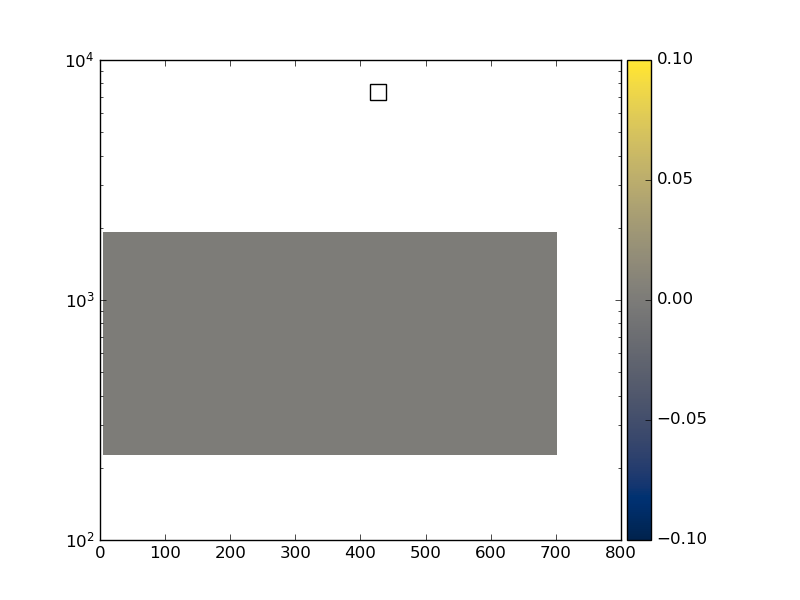

Reproduce this figure in Python.
#! /usr/bin/env python

# This Python script was auto-generated using YODA v2.0.1.
# Analysis object: /WbWb_dilepton/minimaxmbl_mT_bb4l
# Timestamp: 27-02-2025 (11:02:16)

import matplotlib as mpl
import matplotlib.pyplot as plt
mpl.use('Agg') # comment out for interactive use
import os
import numpy as np

plotDir = os.path.split(os.path.realpath(__file__))[0]
if 'YODA_USER_PLOT_PATH' in globals():
    plot_outdir = globals()['YODA_USER_PLOT_PATH']
else:
    plot_outdir = plotDir

#plot style
plt.style.use(os.path.join(plotDir, '../default.mplstyle'))

plt.rcParams['text.usetex'] = False
plt.style.use(['classic'])
plt.rc('font', family='DejaVu Sans')
# plot metadata
figW, figH = plt.rcParams['figure.figsize']
ax_xLabel = r''
ax_yLabel = r''
ax_zLabel = r''
ax_title  = r''
ax_xScale = 'linear'
ax_yScale = 'log'
ax_zScale = 'linear'
yLims = (100, 1000)

# TeX-friendly labels for the legend
labels = [ r"S3beta\_Cluster\_WbWb\_dilepton\_170", r"S3beta\_Cluster\_WbWb\_dilepton\_160", r"S3beta\_Cluster\_WbWb\_dilepton\_165", r"S3beta\_Cluster\_WbWb\_dilepton\_175", r"S3beta\_Cluster\_WbWb\_dilepton\_180" ]

# Adjust canvas width and height
canvasW = 10
canvasH = 10
figW *= canvasW/10.
figH *= canvasH/9.

# Create figure and axis objects
fig, ax = plt.subplots(1, 1)

# Set figure margins
plt.subplots_adjust(
    left   = 1.0 * plt.rcParams['figure.subplot.left'],
    right  = 1.0 * plt.rcParams['figure.subplot.right'],
    top    = 1.0 * plt.rcParams['figure.subplot.top'],
    bottom = 1.0 * plt.rcParams['figure.subplot.bottom'])

ax.yaxis.set_minor_locator(mpl.ticker.LogLocator(
base=10.0, subs=[i for i in np.arange(0, 1, 0.1)], numticks=np.inf))

# Color map: curve index -> color
colors = {0: '#EE3311', 1: '#3366FF', 2: '#109618', 3: '#FF9900', 4: '#990099'}


# the numerical data is stored in a separate file
dataf = dict()
exec(open(os.path.split(__file__)[0] + '/minimaxmbl_mT_bb4l__data.py').read(), dataf)

legend_handles = dict() # keep track of handles for the legend
# reference data in main panel
cmap = 'cividis'
xbin_cent = np.unique(dataf['xpoints'])
ybin_cent = np.unique(dataf['ypoints'])
X, Y = np.meshgrid(xbin_cent, ybin_cent)
Z = np.array(dataf['zpoints']).reshape(X.shape[::-1])
pc = ax.pcolormesh(X, Y, Z.T, cmap=cmap, shading='auto')
cbar = fig.colorbar(pc, orientation='vertical', ax=ax, pad=0.01)
cbar.set_label(ax_zLabel)
# style options for curves
# starts at zorder>=5 to draw curve on top of legend

legend_pos = (0.5, 0.97)
ax.legend(legend_handles, labels, loc='upper left', bbox_to_anchor=legend_pos)

ax.set_xlabel(ax_xLabel)
ax.set_ylabel(ax_yLabel, loc='top')
ax.set_title(ax_title, loc='left')
ax.set_xscale(ax_xScale)
ax.set_yscale(ax_yScale)

# tick formatting
plt.rcParams['xtick.top'] = True
plt.rcParams['ytick.right'] = True
plt.savefig(os.path.join(plot_outdir, 'minimaxmbl_mT_bb4l.pdf'), format='PDF')
plt.savefig(os.path.join(plot_outdir, 'minimaxmbl_mT_bb4l.png'), format='PNG')

plt.close(fig)
